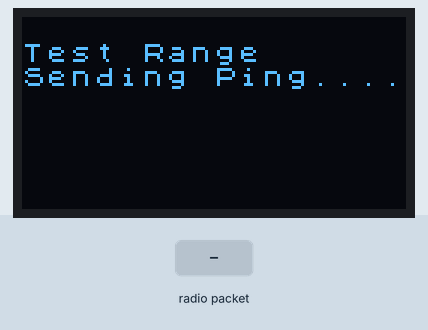
Recording of a program running on a simulated Arduino Pro Mini, built with avr-gcc and run on an emulated ATmega328P. Parts: 128×64 one-colour display. The inputs (shaded band) are chosen by the test bench. Random numbers use the default seed unless the program sets one; no radio packets arrive unless stated; what the program prints to the serial monitor is not drawn.

Above: at 1.2 s.
1.3 s: radio packet "1" arrives
At 1.31 s:
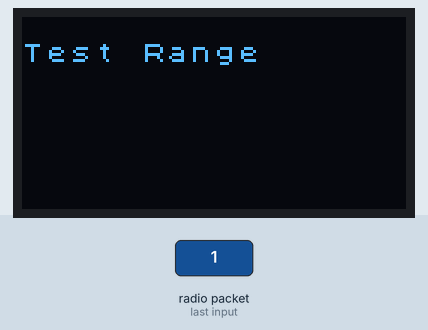
At 2.5 s:
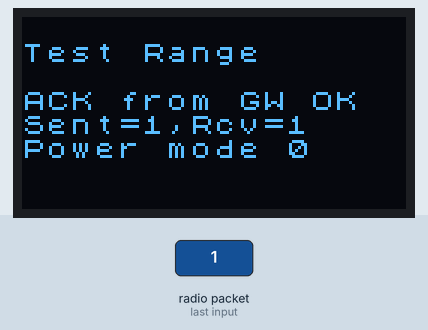
Timing chart, 0 to 4.3 s (numbered marks = the images above; inputs shaded):
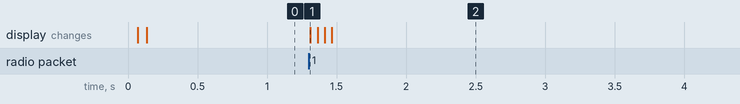

The program:

main.cpp
```cpp
// rf95_reliable_datagram_client.pde
// -*- mode: C++ -*-
// Example sketch showing how to create a simple addressed, reliable messaging client
// with the RHReliableDatagram class, using the RH_RF95 driver to control a RF95 radio.
// It is designed to work with the other example rf95_reliable_datagram_server
// Tested with Anarduino MiniWirelessLoRa, Rocket Scream Mini Ultra Pro with the RFM95W

#include <RHReliableDatagram.h>
#include <RH_RF95.h>
#include <SPI.h>
#include <U8x8lib.h>
#include "LowPower.h"

#define CLIENT_ADDRESS 1
#define SERVER_ADDRESS 2

//new small OLED screen, mostly based on SSD1306
#define OLED
#define LOW_POWER_PERIOD 8

// Singleton instance of the radio driver
//RH_RF95 driver;
RH_RF95 driver(10, 3); //cs,int pinout  RFM95W

// Class to manage message delivery and receipt, using the driver declared above
RHReliableDatagram manager(driver, CLIENT_ADDRESS);

#ifdef OLED
//reset is not used
#include <U8x8lib.h>
U8X8_SSD1306_128X64_NONAME_SW_I2C u8x8(/* clock=*/A5, /* data=*/A4, /* reset=*/U8X8_PIN_NONE);
char oled_msg[20];
#endif

uint8_t message[100];
uint8_t NumPktSent = 0;
uint8_t NumPktRcv = 0;
bool Ok = false;

///////////////////////////////////////////////////////////////////
// CHANGE HERE THE TIME IN MINUTES BETWEEN 2 READING & TRANSMISSION
unsigned int idlePeriodInMin = 1;

//unsigned int nCycle = idlePeriodInMin*60/LOW_POWER_PERIOD;
unsigned int nCycle = 0;

void setup()
{
  // Rocket Scream Mini Ultra Pro with the RFM95W only:
  // Ensure serial flash is not interfering with radio communication on SPI bus
  //  pinMode(4, OUTPUT);
  //  digitalWrite(4, HIGH);

  Serial.begin(9600);
  while (!Serial)
    ; // Wait for serial port to be available
  if (!manager.init())
    Serial.println("init failed");
  // Defaults after init are 434.0MHz, 13dBm, Bw = 125 kHz, Cr = 4/5, Sf = 128chips/symbol, CRC on

  // The default transmitter power is 13dBm, using PA_BOOST.
  // If you are using RFM95/96/97/98 modules which uses the PA_BOOST transmitter pin, then
  // you can set transmitter powers from 5 to 23 dBm:
  driver.setFrequency(868.0);
  driver.setTxPower(23, false); // Also tried with 20
  driver.setModemConfig(RH_RF95::Bw125Cr45Sf128);
  // If you are using Modtronix inAir4 or inAir9,or any other module which uses the
  // transmitter RFO pins and not the PA_BOOST pins
  // then you can configure the power transmitter power for -1 to 14 dBm and with useRFO true.
  // Failure to do that will result in extremely low transmit powers.
  //  driver.setTxPower(14, true);
  // You can optionally require this module to wait until Channel Activity
  // Detection shows no activity on the channel before transmitting by setting
  // the CAD timeout to non-zero:
  //  driver.setCADTimeout(10000);
#ifdef OLED
  u8x8.begin();
  u8x8.setFont(u8x8_font_chroma48medium8_r);
  u8x8.drawString(0, 1, "Test Range");
#endif
}

uint8_t data[] = "Hello World!";
// Dont put this on the stack:
uint8_t buf[RH_RF95_MAX_MESSAGE_LEN];

void loop()
{
#ifdef OLED
  u8x8.drawString(0, 2, "Sending Ping....");
  u8x8.clearLine(3);
  u8x8.clearLine(4);
  u8x8.clearLine(5);
  u8x8.clearLine(6);
  u8x8.clearLine(7);
#endif
  Serial.println("Sending to rf95_reliable_datagram_server");

  // Send a message to manager_server
  if (manager.sendtoWait(data, sizeof(data), SERVER_ADDRESS))
  {
    // Now wait for a reply from the server
    NumPktSent++;
    uint8_t len = sizeof(buf);
    uint8_t from;
    if (manager.recvfromAckTimeout(buf, &len, 2000, &from))
    {
      Serial.print("got reply from : 0x");
      Serial.print(from, HEX);
      Serial.print(": ");
      Serial.println((char *)buf);
      NumPktRcv++;
#ifdef OLED
      u8x8.clearLine(2);
      u8x8.drawString(0, 3, "ACK from GW OK");
      sprintf((char *)message, "Sent=%d,Rcv=%d", NumPktSent, NumPktRcv);
      u8x8.drawString(0, 4, (char *)message);
      Ok = true;
#endif

    }
    else
    {
      Serial.println("No reply, is rf95_reliable_datagram_server running?");
#ifdef OLED
      u8x8.clearLine(2);
      u8x8.drawString(0, 3, "No reply ");
#endif
      Ok =false;
    }
  }
  else
  {
    Serial.println("sendtoWait failed");
#ifdef OLED
    u8x8.clearLine(2);
    u8x8.drawString(0, 3, "SendtoWait NOK");
#endif
    Ok = false;
  }
  if (Ok == true)
  {

    Ok = false;
    uint16_t nCycle = idlePeriodInMin * 60 / LOW_POWER_PERIOD + random(2, 4);

    for (int i = 0; i < nCycle; i++)
    {

#ifdef OLED
      sprintf((char *)message, "Power mode %d", i);
      u8x8.drawString(0, 5, (char *)message);
#endif // ATmega328P, ATmega168, ATmega32U4
      LowPower.powerDown(SLEEP_8S, ADC_OFF, BOD_OFF);

    }
  }
  delay(1000);
}
```
